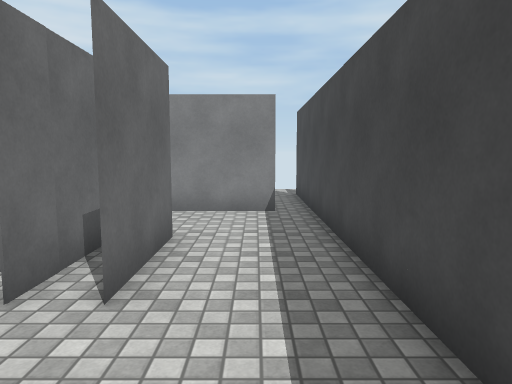
view 1 (above)

16 first-person views from a walk through a 3-D level made in the Unity game engine. The camera is 1.5 m above the floor, tilts 6° down and sees 70° across. Doors are open. The floor is counted in squares, 1 m on a side. Each view is taken from the middle of a square. On the plan, view 1 faces up. The plan holds only what a view shows up to about 16 squares ahead; the rest is blank. The place goes on beyond the plan. Surface patterns are stand-ins for the level's own textures.

view 2
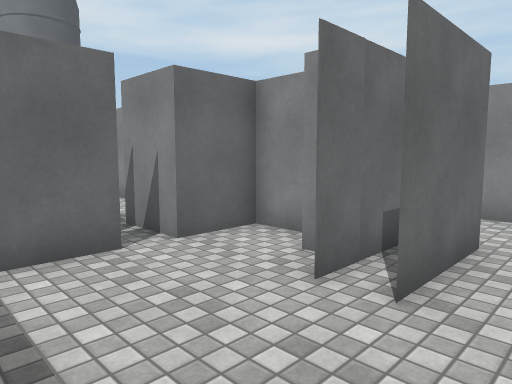

view 3
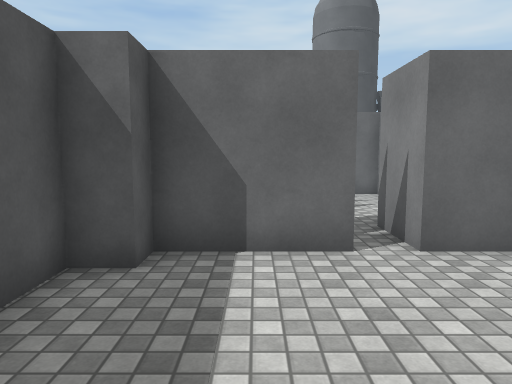

view 4
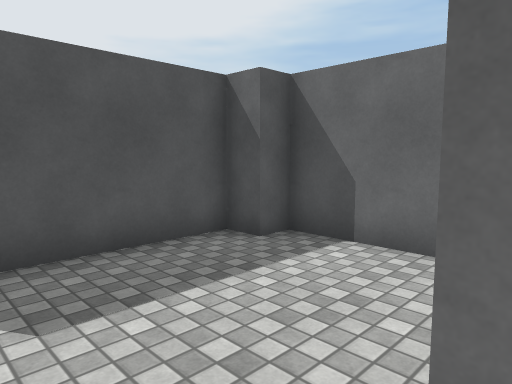

view 5
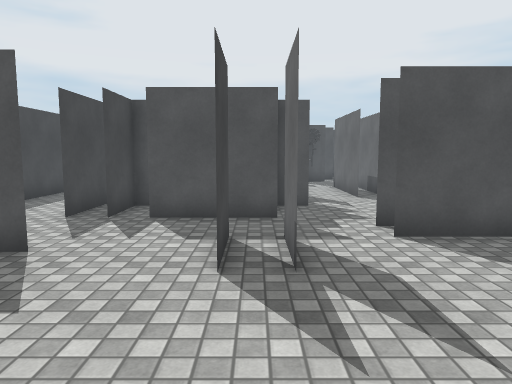

view 6
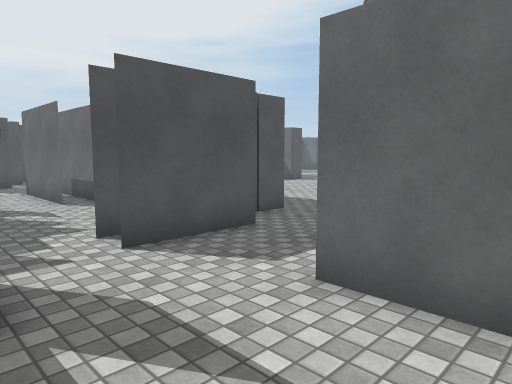

view 7
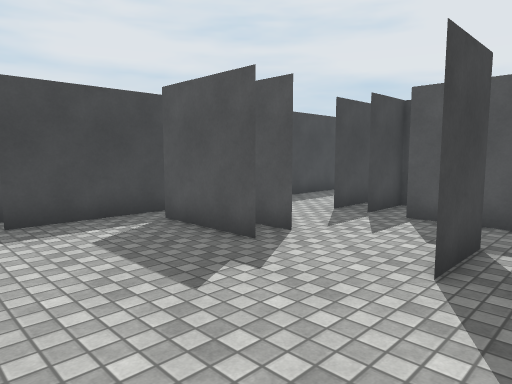

view 8
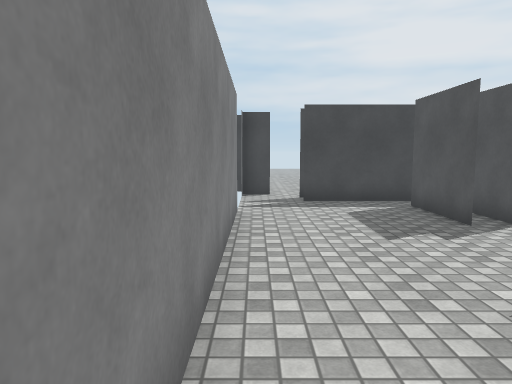

view 9
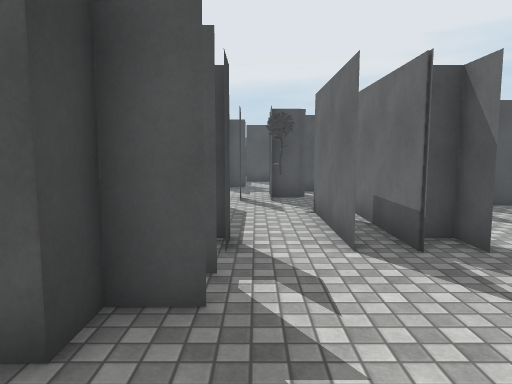

view 10
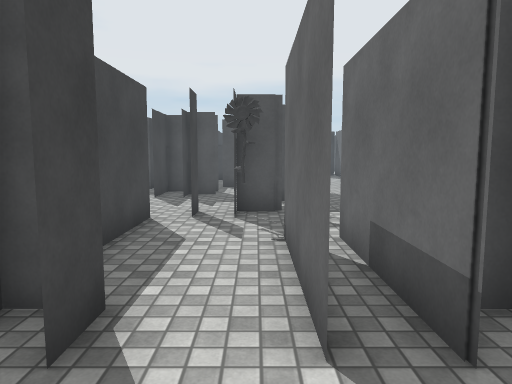

view 11
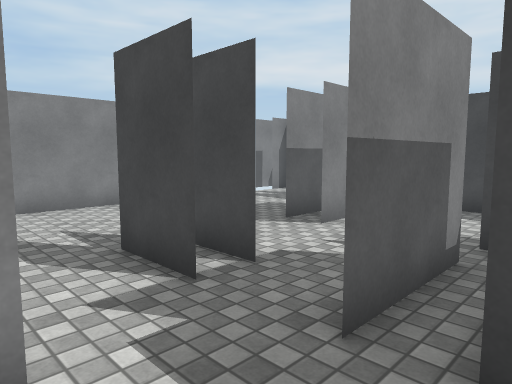

view 12
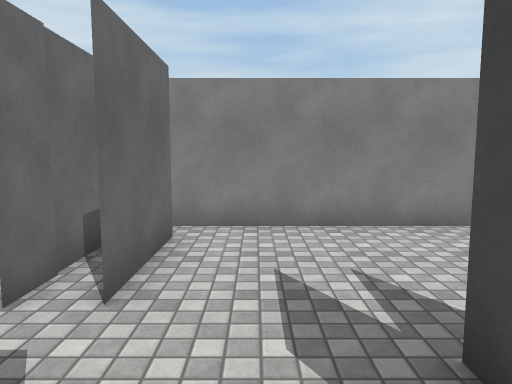

view 13
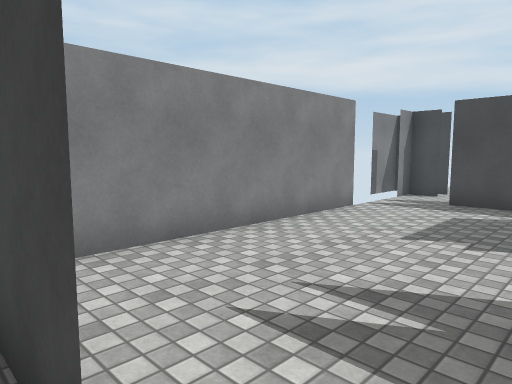

view 14
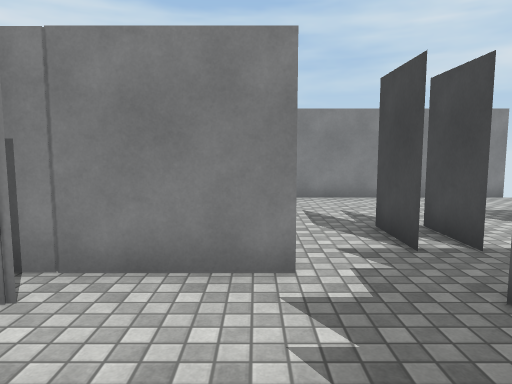

view 15
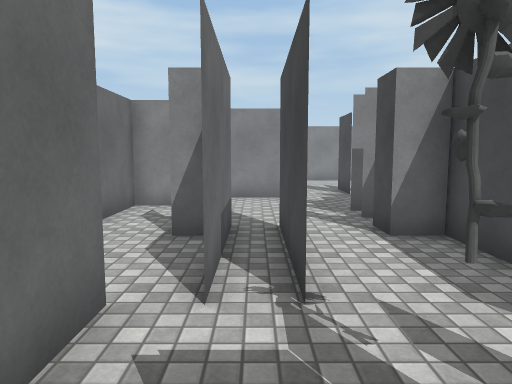

view 16
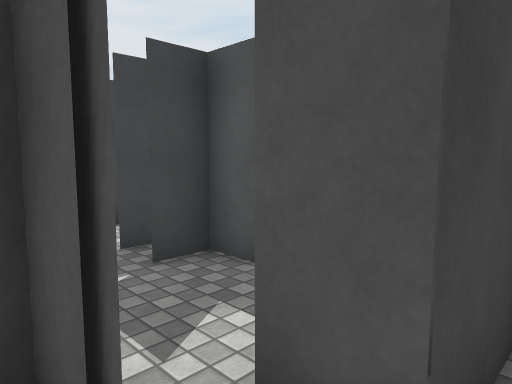

### Floor plan
Points are (right, up) in squares from view 1. A wall is a line through its corners. A room is listed if a view was taken in it or the views show most of it. See-through windows are left out.
Room 1 (views 1, 2, 3)
walls: (-1.5, 4) (-1.5, 6.5); (-2.5, 4.5) (-2.5, 6.5); (-5.5, 2.6) (-5.5, -0.6); (-4.2, 5.5) (-5.5, 5.5) (-5.5, 3.5); (-4.8, -1.5) (-0.9, -1.5); (-3.4, 6.5) (-6.5, 6.5); (1.5, 0.8) (1.5, 2.5)
ways out: opening at (-0.5, 3) to room 2; opening at (-6, 3) to room 3
objects: other object (-5, -1); other object (-3, 5)
Room 2 (views 4, 5, 6, 7, 8, 9, 12, 13)
walls: (-6.5, 8.4) (-6.5, 10.5) (-6.5, 8.5); (-1, 10.5) (-2.5, 10.5) (0.5, 10.5); (-9.5, 11.4) (-9.5, 13.2); (-6.6, 6.5) (-3.5, 6.5); (-9, 7.5) (-8.5, 7.5); (-1.5, 6.6) (-1.5, 3.5); (-2.5, 5.9) (-2.5, 5.4); (-9.5, 14.5) (-9.5, 11.5); (0.6, 9.5) (-2.5, 9.5); (-10.5, 8.5) (-8.5, 8.5); (-10.5, 13.9) (-10.5, 12.5); (-0.4, 15.5) (-9.7, 15.5); (3.5, 14.4) (3.5, 15.5); (1.5, 2.5) (1.5, 13.5)
ways out: opening at (-0.5, 3) to room 1; opening at (-7.5, 7) to room 3; opening at (1.5, 14)
objects: other object (-11, 7) to (-11, 8); other object (-11, 12)
Room 3 (views 10, 11, 14, 15, 16)
walls: (-10.5, 1.6) (-10.5, -1.5); (-9.5, 2.6) (-9.5, -1.5) (-9.5, 2.5); (-7, 1.6) (-6.5, 1.6); (-11.5, 1.6) (-11, 1.6); (-11.5, -1.5) (-11.5, -3); (-7.1, 4.5) (-7.6, 4.5) (-6.5, 4.5) (-6.5, 5.5); (-5.5, 3.5) (-7.6, 3.5); (-6.5, -3.5) (-6.5, 1.8); (-7.5, -4.5) (-7.5, -3.5); (-8.4, 7.5) (-10.5, 7.5); (-10.5, -8.1) (-10.5, -6.5) (-9.5, -6.5)
ways out: opening at (-6, 3) to room 1; opening at (-7.5, 7) to room 2; opening at (-8.7, -5)
objects: other object (-11, 2); other object (-9, -6) to (-9, -5); flower (-9, -3); other object (-8, 2) to (-7, 2)

Where each view was taken, in squares from view 1:
view 1: 0 up, 0 right, facing up
view 2: 0 up, 0 right, facing up-left
view 3: 1 up, 0 right, facing left
view 4: 4 up, 0 right, facing down-left
view 5: 15 up, 6 left, facing down
view 6: 14 up, 6 left, facing down-left
view 7: 15 up, 7 left, facing down-right
view 8: 15 up, 10 left, facing right
view 9: 8 up, 8 left, facing down
view 10: 5 up, 9 left, facing down
view 11: 5 up, 9 left, facing up-right
view 12: 8 up, 8 left, facing up
view 13: 10 up, 10 left, facing up-right
view 14: 3 up, 9 left, facing up
view 15: 5 down, 10 left, facing up
view 16: 5 down, 11 left, facing down-right
